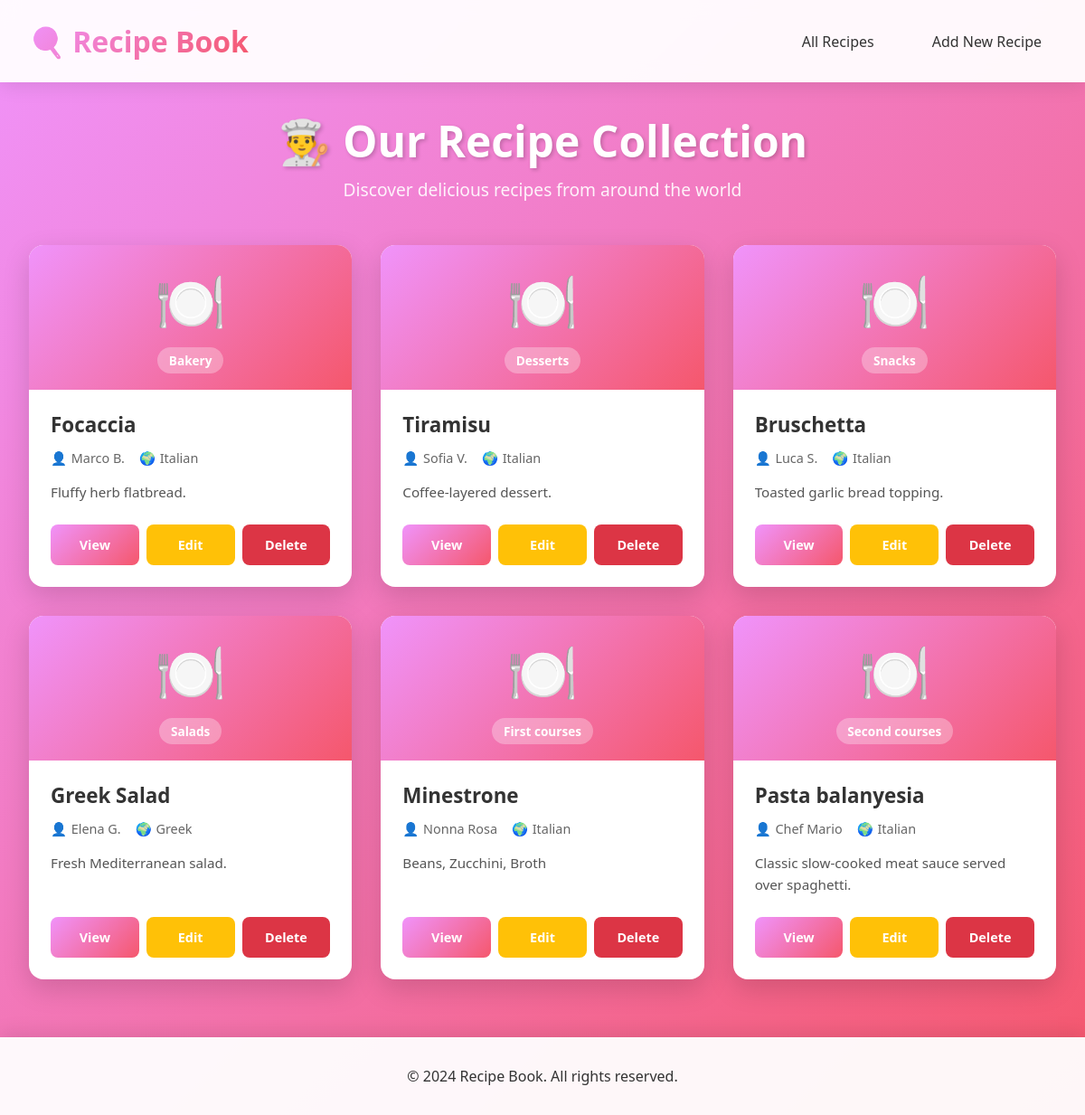
The page / on the database its author committed.
### recipes/models.py (models this page shows)
class Recipe(models.Model):
    id = models.AutoField(primary_key=True)
    title = models.CharField(
        max_length=75,
        null=False
    )
    author = models.CharField(
        max_length=65,
        null=True
    )
    type = models.CharField(
        max_length=25,
        choices=[(tag.name, tag.value) for tag in RecipeType],
        default=RecipeType.FIRST_COURSES.name
    )
    description = models.TextField(
        max_length=1500,
        null=False
    )
    video_uri = models.CharField(
        max_length=250,
        null=True
    )
    ingredients = models.TextField(
        max_length=350,
        null=False
    )
    cuisine = models.CharField(
        max_length=45,
        null=True
    )

### recipes/views.py (the view)
# urls.py: path('', views.recipe_list, name='recipe_list'),
def recipe_list(request):
    recipes = Recipe.objects.all().order_by('-id')
    return render(request, 'recipes/recipe_list.html', {'recipes': recipes})

### recipes/templates/recipes/recipe_list.html (shortened to what this page needs)
{% extends 'recipes/base.html' %}
{% block content %}
<div class="header">
    <h1>👨‍🍳 Our Recipe Collection</h1>
    <p>Discover delicious recipes from around the world</p>
</div>
{% if recipes %}
<div class="recipes-grid">
    {% for recipe in recipes %}
    <div class="recipe-card">
        <div class="recipe-header">
            <div class="recipe-icon">🍽️</div>
            <div class="recipe-type-badge">{{ recipe.get_type_display|capfirst }}</div>
        </div>
        <div class="recipe-body">
            <div class="recipe-title">{{ recipe.title }}</div>
            <div class="recipe-meta">
                {% if recipe.author %}
                <div class="meta-item">
                    <span>👤</span>
                    <span>{{ recipe.author }}</span>
                </div>
                {% endif %}
                {% if recipe.cuisine %}
                <div class="meta-item">
                    <span>🌍</span>
                    <span>{{ recipe.cuisine }}</span>
                </div>
                {% endif %}
            </div>
            <div class="recipe-description">
                {{ recipe.description }}
            </div>
            <div class="recipe-actions">
                <a href="{% url 'recipe_detail' recipe.id %}" class="btn btn-view">View</a>
                <a href="{% url 'recipe_update' recipe.id %}" class="btn btn-edit">Edit</a>
                <a href="{% url 'recipe_delete' recipe.id %}" class="btn btn-delete">Delete</a>
            </div>
        </div>
    </div>
    {% endfor %}
</div>
{% else %}
<div class="no-recipes">
    <h2>No recipes available yet 😔</h2>
    <p>Be the first to add a recipe to our collection!</p>
    <a href="{% url 'recipe_create' %}">Add Your First Recipe</a>
</div>
{% endif %}
{% endblock %}

### recipes/templates/recipes/base.html (shortened to what this page needs)
<!DOCTYPE html>
<html lang="en">
<head>
</head>
<body>
    <nav class="navbar">
        <div class="nav-container">
            <a href="{% url 'recipe_list' %}" class="logo">🍳 Recipe Book</a>
            <ul class="nav-links">
                <li><a href="{% url 'recipe_list' %}">All Recipes</a></li>
                <li><a href="{% url 'recipe_create' %}">Add New Recipe</a></li>
            </ul>
        </div>
    </nav>
    <div class="container">
        {% block content %}{% endblock %}
    </div>
    <footer class="footer">
        <p>&copy; 2024 Recipe Book. All rights reserved.</p>
    </footer>
</body>
</html>

### recipes/templates/recipes/base.html (style rules this page uses)
* { margin: 0; padding: 0; box-sizing: border-box; }
body { font-family: 'Segoe UI', Tahoma, Geneva, Verdana, sans-serif; background: linear-gradient(135deg, #f093fb 0%, #f5576c 100%); min-height: 100vh; color: #333; }
.navbar { background: rgba(255, 255, 255, 0.95); backdrop-filter: blur(10px); padding: 1.5rem 2rem; box-shadow: 0 4px 20px rgba(0, 0, 0, 0.1); position: sticky; top: 0; z-index: 1000; }
.nav-container { max-width: 1400px; margin: 0 auto; display: flex; justify-content: space-between; align-items: center; }
.logo { font-size: 2rem; font-weight: bold; background: linear-gradient(135deg, #f093fb 0%, #f5576c 100%); -webkit-background-clip: text; -webkit-text-fill-color: transparent; background-clip: text; text-decoration: none; }
.nav-links { display: flex; gap: 2rem; list-style: none; }
.nav-links a { text-decoration: none; color: #333; font-weight: 500; transition: all 0.3s ease; padding: 0.5rem 1rem; border-radius: 8px; }
.container { max-width: 1400px; margin: 2rem auto; padding: 0 2rem; }
.footer { background: rgba(255, 255, 255, 0.95); padding: 2rem; text-align: center; margin-top: 4rem; box-shadow: 0 -4px 20px rgba(0, 0, 0, 0.1); }

### recipes/templates/recipes/recipe_list.html (style rules this page uses)
.header { text-align: center; margin-bottom: 3rem; }
.header h1 { font-size: 3rem; color: white; margin-bottom: 0.5rem; text-shadow: 2px 2px 4px rgba(0, 0, 0, 0.2); }
.header p { color: rgba(255, 255, 255, 0.9); font-size: 1.2rem; }
.recipes-grid { display: grid; grid-template-columns: repeat(auto-fill, minmax(350px, 1fr)); gap: 2rem; margin-top: 2rem; }
.recipe-card { background: white; border-radius: 16px; overflow: hidden; box-shadow: 0 10px 30px rgba(0, 0, 0, 0.15); transition: all 0.3s ease; cursor: pointer; display: flex; flex-direction: column; }
.recipe-header { background: linear-gradient(135deg, #f093fb 0%, #f5576c 100%); padding: 2rem; text-align: center; position: relative; height: 160px; display: flex; flex-direction: column; align-items: center; justify-content: center; }
.recipe-icon { font-size: 4rem; margin-bottom: 0.5rem; }
.recipe-type-badge { background: rgba(255, 255, 255, 0.3); color: white; padding: 0.3rem 0.8rem; border-radius: 20px; font-size: 0.85rem; font-weight: 600; backdrop-filter: blur(10px); }
.recipe-body { padding: 1.5rem; flex: 1; display: flex; flex-direction: column; }
.recipe-title { font-size: 1.4rem; font-weight: bold; color: #333; margin-bottom: 0.8rem; line-height: 1.3; }
.recipe-meta { display: flex; gap: 1rem; margin-bottom: 1rem; flex-wrap: wrap; }
.meta-item { display: flex; align-items: center; gap: 0.3rem; font-size: 0.9rem; color: #666; }
.recipe-description { color: #555; font-size: 0.95rem; line-height: 1.6; margin-bottom: 1.5rem; flex: 1; overflow: hidden; text-overflow: ellipsis; display: -webkit-box; -webkit-line-clamp: 3; -webkit-box-orient: vertical; }
.recipe-actions { display: flex; gap: 0.5rem; margin-top: auto; }
.btn { flex: 1; padding: 0.8rem; border: none; border-radius: 8px; font-weight: 600; cursor: pointer; transition: all 0.3s ease; text-decoration: none; text-align: center; display: block; font-size: 0.9rem; }
.btn-view { background: linear-gradient(135deg, #f093fb 0%, #f5576c 100%); color: white; }
.btn-edit { background: #ffc107; color: white; }
.btn-delete { background: #dc3545; color: white; }

### rows shown on the page
Recipe: type "Bakery", title "Focaccia", author "Marco B.", cuisine "Italian", description "Fluffy herb flatbread."
Recipe: type "Desserts", title "Tiramisu", author "Sofia V.", cuisine "Italian", description "Coffee-layered dessert."
Recipe: type "Snacks", title "Bruschetta", author "Luca S.", cuisine "Italian", description "Toasted garlic bread topping."
Recipe: type "Salads", title "Greek Salad", author "Elena G.", cuisine "Greek", description "Fresh Mediterranean salad."
Recipe: type "First courses", title "Minestrone", author "Nonna Rosa", cuisine "Italian", description "Beans, Zucchini, Broth"
Recipe: type "Second courses", title "Pasta balanyesia", author "Chef Mario", cuisine "Italian", description "Classic slow-cooked meat sauce served over spaghetti."
